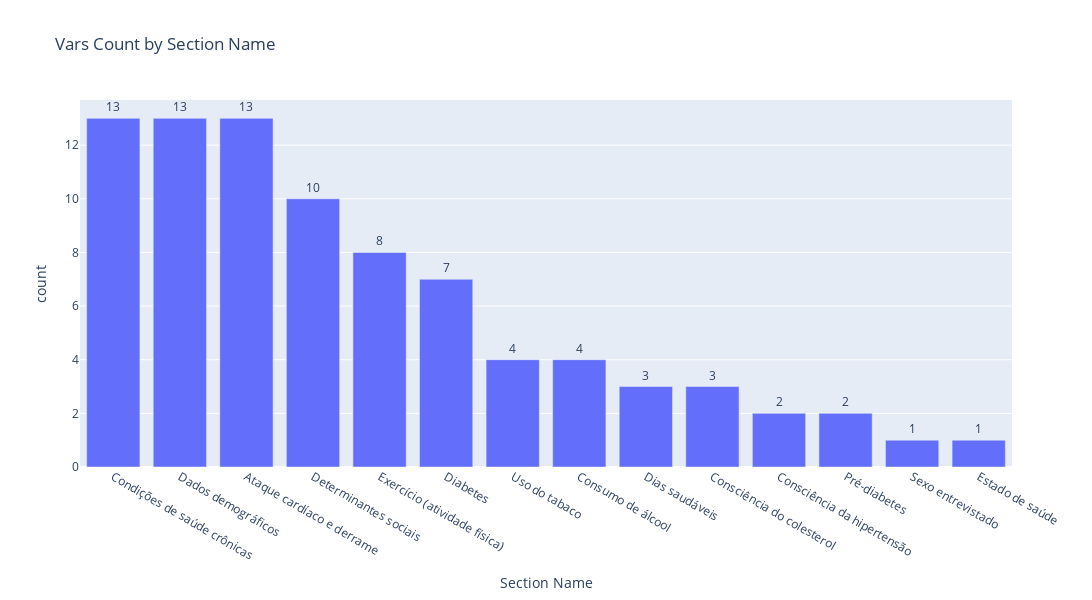

The cell this chart's notebook holds for it:
### Markdown cell above
Dataframe filtrado de variáveis pelas categorias de interesse

### Code cell
# SUB DATAFRAME DE df_vars_2023_data ONDE O NOME DA VARIÁVEL É IGUAL A CATEGORIA DO DICIONÁRIO section_info_highly_relevant
# Criar um novo DataFrame filtrando as linhas onde 'Section Name' está na lista de chaves
df_vars_2023_highly_relevant = df_vars_2023_data[df_vars_2023_data['Section Name'].isin(section_info_highly_relevant_keys)]
# Salvar o novo DataFrame

# df_vars_2023_highly_relevant.to_csv(f"{notebook_dir_project_predict}data{os.sep}intermediate{os.sep}2023{os.sep}brfss_2023_variaveis_highly_relevant.csv", index=False)


Section_counts_relevant = df_vars_2023_highly_relevant['section_name_translate'].value_counts()

with open(f'{notebook_dir_project_predict}data{os.sep}intermediate{os.sep}2023{os.sep}brfss_2023_variaveis_count_section_name_relevants.txt', 'w') as f:
    Section_counts_relevant.to_string(f)



data_sect_relevant = Section_counts_relevant.reset_index()
data_sect_relevant.columns = ['Section Name', 'count']  # renomeando colunas

fig_2 = px.bar(data_sect_relevant, x="Section Name", 
             y="count", 
             text_auto=True,
             title="Vars Count by Section Name",
             width = 1800,
             height = 600
             )

fig_2.update_traces(textfont_size=12, textangle=0, textposition="outside", cliponaxis=False)
# salvar figura
fig_2.write_image(f"{notebook_dir_project_predict}data{os.sep}intermediate{os.sep}2023{os.sep}brfss_2023_vars_count_by_section_name_relevants.png")
fig_2.show()

### Figure 1 — Plotly figure (JSON) as saved in the notebook; plotly's stock layout.template omitted (floating-point values rounded to 4 significant figures)
{"data": [{"cliponaxis": false, "hovertemplate": "Section Name=%{x}<br>count=%{y}<extra></extra>", "legendgroup": "", "marker": {"color": "#636efa", "pattern": {"shape": ""}}, "name": "", "orientation": "v", "showlegend": false, "textangle": 0, "textfont": {"size": 12}, "textposition": "outside", "texttemplate": "%{y}", "type": "bar", "x": ["Condições de saúde crônicas", "Dados demográficos", "Ataque cardíaco e derrame", "Determinantes sociais", "Exercício (atividade física)", "Diabetes", "Uso do tabaco", "Consumo de álcool", "Dias saudáveis", "Consciência do colesterol", "Consciência da hipertensão", "Pré-diabetes", "Sexo entrevistado", "Estado de saúde"], "xaxis": "x", "y": [13, 13, 13, 10, 8, 7, 4, 4, 3, 3, 2, 2, 1, 1], "yaxis": "y"}], "layout": {"barmode": "relative", "height": 600, "legend": {"tracegroupgap": 0}, "title": {"text": "Vars Count by Section Name"}, "width": 1800, "xaxis": {"anchor": "y", "domain": [0, 1], "title": {"text": "Section Name"}}, "yaxis": {"anchor": "x", "domain": [0, 1], "title": {"text": "count"}}}}
